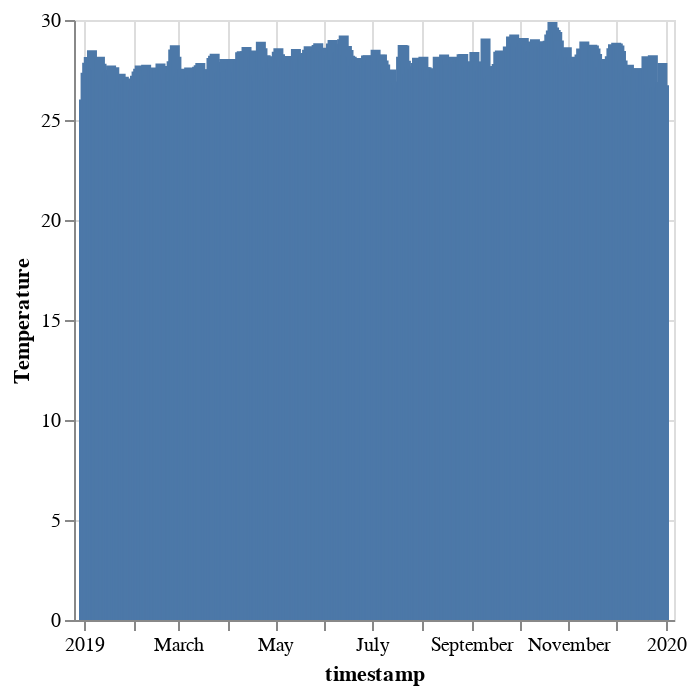

Source (notebook cell):
### Markdown cell above
2.3 Visulisasi data (sebelum dilakukan proses smoothing) menggunakan vlplot (bar)

### Code cell
using VegaLite
e1=Data |>
@vlplot(:bar, x=:timestamp, y="Temperature:q")

### Figure 1 — Vega-Lite specification as saved in the notebook (floating-point values rounded to 4 significant figures; data arrays with more than 128 entries replaced by an {"elided": "..."} marker saying what was removed)
{"data": {"values": {"elided": "365 records"}}, "encoding": {"x": {"field": "timestamp", "type": "temporal"}, "y": {"field": "Temperature", "type": "quantitative"}}, "mark": "bar"}
